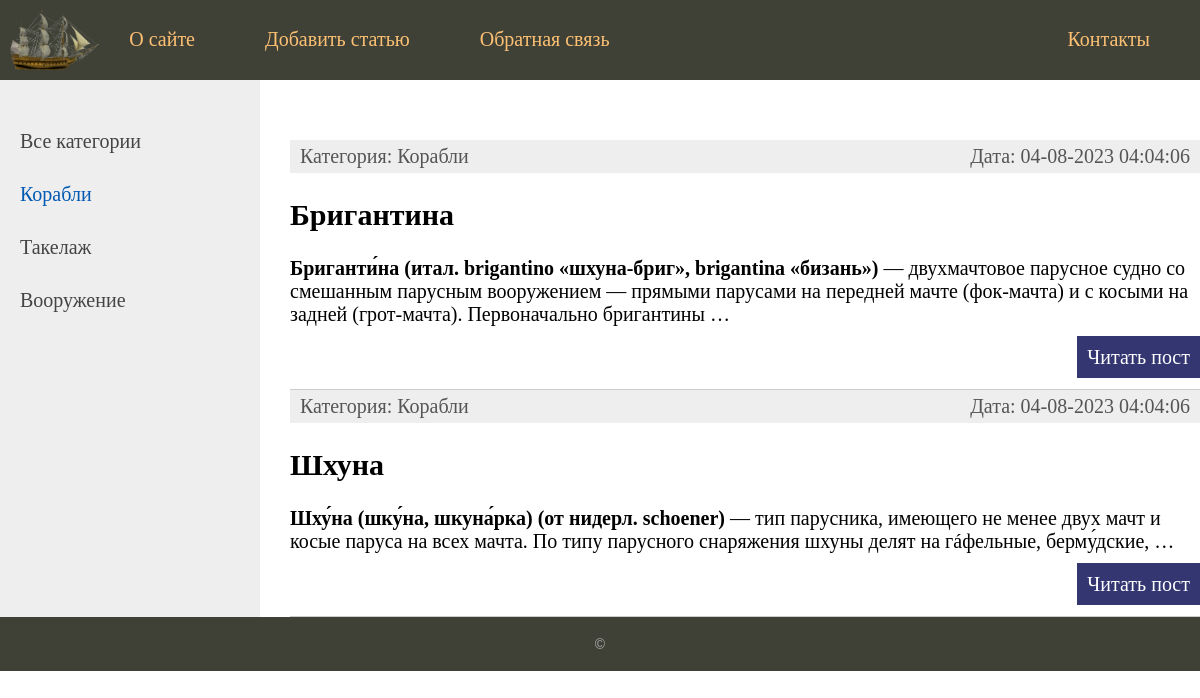
The app's page /category/1/, older data.
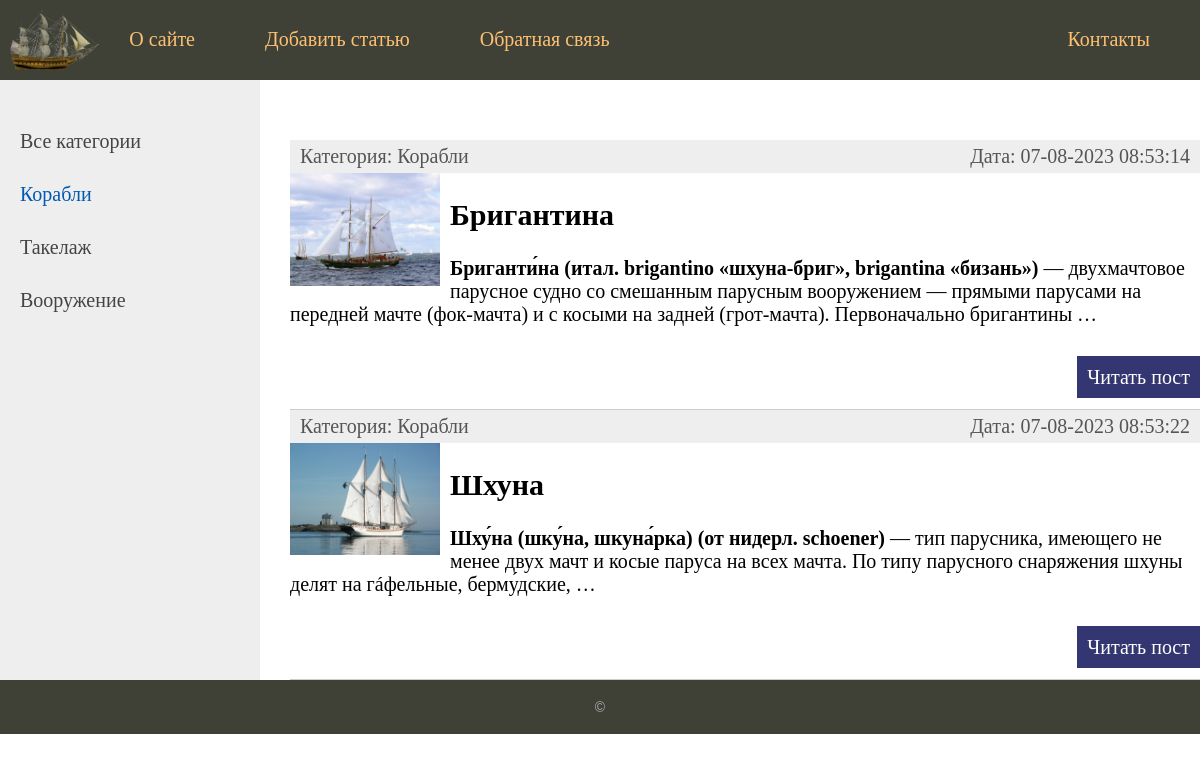
The same page, newer data.
### wiki/models.py (models this page shows, shortened)
class Category (models.Model):
    name = models.CharField(max_length=100, db_index=True, verbose_name='Категория')
    def __str__(self):
        return self.name
    def get_absolute_url(self):
        return reverse('category', kwargs={'cat_id': self.pk})
    class Meta:
        verbose_name = 'Категорию'
        verbose_name_plural = 'Категории'
        ordering = ['id']

class Wiki(models.Model):
    title = models.CharField(max_length=255, verbose_name='Заголовок')
    content = models.TextField(blank=True, verbose_name='Текст статьи')
    photo = models.ImageField(upload_to="photos/%Y/%m/%d/", verbose_name='Фото')
    time_create = models.DateTimeField(auto_now_add=True, verbose_name='Время создания')
    time_update = models.DateTimeField(auto_now=True, verbose_name='Время изменения')
    is_published = models.BooleanField(default=True, verbose_name='Публикация')
    cat = models.ForeignKey('Category', on_delete=models.PROTECT, null=True, verbose_name='Категория')
    def get_absolute_url(self):
        return reverse('post', kwargs={'post_id': self.pk})
    class Meta:
        verbose_name = 'База знаний'
        verbose_name_plural = 'База знаний'
        ordering = ['time_create', 'title']

### wiki/views.py (the view)
# urls.py: path('category/<int:cat_id>/', show_category, name='category'),
def show_category(request, cat_id):
    posts = Wiki.objects.filter(cat_id=cat_id)
    if len(posts) ==0:
        raise Http404()
    context = {
        'posts': posts,
        'menu': menu,
        'title': 'Главная страница',
        'cat_selected': cat_id,
    }
    return render(request, 'wiki/index.html', context=context)

### wiki/templatetags/wiki_tags.py (called while the page is built)
@register.inclusion_tag('wiki/list_categories.html')
def show_categories(sort=None, cat_selected=0):
    if not sort:
        cats = Category.objects.all()
    else:
        cats = Category.objects.order_by(sort)
    return {'cats': cats, 'cat_selected':cat_selected}

### wiki/templates/wiki/index.html (shortened to what this page needs)
{% extends 'wiki/base.html' %}
{% block content %}
<ul class="list-articles">
		{% for p in posts %}
				<li>
					<div class="article-panel">
						<p class="first">Категория: {{ p.cat }}</p>
						<p class="last">Дата: {{ p.time_update|date:"d-m-Y H:i:s" }}</p>
					</div>
					{% if p.photo %}
						<img class="img-article-left thumb" src="{{p.photo.url}}">
					{% endif %}
					<h2>{{p.title}}</h2>
		{% autoescape off %}
		{{p.content|linebreaks|truncatewords:30}}
		{% endautoescape %}
				<p class="link-read-post"><a href="{{ p.get_absolute_url }}">Читать пост</a></p>
				</li>
		{% endfor %}
</ul>
{% endblock %}

### wiki/templates/wiki/base.html (shortened to what this page needs)
{% load static %}
{% load wiki_tags %}
<!DOCTYPE html>
<html lang="en">
<head>
    <link type="text/css" href="{% static 'wiki/css/styles.css' %}" rel="stylesheet"/>
</head>
<body>
<div class="app-container">
{% block mainmenu %}
		<div class="header">
            <div class="logo-container"><a href="{% url 'home' %}"><img class="logo" src="{% static 'wiki/images/logo.png' %}"/></a></div>
			<ul id="mainmenu" class="mainmenu">
{% for m in menu %}
	{% if not forloop.last %}
			<li><a href="{% url m.url_name %}">{{m.title}}</a></li>
	{% else %}
			<li class="last"><a href="{% url m.url_name %}">{{m.title}}</a></li>
	{% endif %}
{% endfor %}
			</ul>
		</div>
{% endblock mainmenu %}
<div class="container">
    <div class="table-content">
        <div valign="top" class="left-chapters">
            <ul id="leftchapters">
            {% if cat_selected == 0 %}
                <li class="selected">Все категории</li>
            {% else %}
                    <li><a href="{% url 'home' %}">Все категории</a></li>
            {% endif %}
            {% show_categories  cat_selected=cat_selected %}
            </ul>
        </div>
    </div>
    <div class="content-text">
        {% block content %}
        {% endblock %}
    </div>
</div>
    <div id="footer">
		<p>&copy;</p>
	</div>
    </div>
</body>
</html>

### wiki/templates/wiki/list_categories.html
{% for c in cats %}
    {% if c.pk == cat_selected %}
        <li class="selected">{{c.name}}</li>
    {% else %}
         <li><a href="{{ c.get_absolute_url }}">{{c.name}}</a></li>
    {% endif %}
{% endfor %}

### wiki/static/wiki/css/styles.css (style rules this page uses)
html, body { margin: 0; padding: 0; }
body { background-color: #fff; display: flex; justify-content: center; }
.app-container { min-width: 800px; max-width: 1200px; min-height: 100vh; height: 100%; }
a { color: #0059b2; text-decoration: none; }
img { max-width: 600px; height: auto; }
img.img-article-left { max-width: 300px; height: auto; float: left; padding: 0 10px 10px 0; }
img.img-article-left.thumb { max-width: 150px; height: auto; }
p.link-read-post { text-align: right; }
p.link-read-post a { padding: 10px; min-width: 100px; background: #333671; color: #fff; text-decoration: none; }
div.article-panel { background: #eee; padding: 5px 10px 5px 10px; box-sizing: border-box; overflow: hidden; color: #555; }
div.article-panel p.first { margin: 0; float: left; }
div.article-panel p.last { margin: 0; float: right; }
ul.list-articles { list-style: none; margin: 0; padding: 0; }
ul.list-articles li { border-bottom: 1px solid #ccc; }
.header { background: #3F4137; height: 60px; display: flex; padding: 10px 10px; }
.logo-container { width 60px; }
.logo { height: 60px; }
ul.mainmenu { width: 100%; list-style: none; margin: 0; padding: 0; height: 60px; color: #fdc073; font-size: 20px; overflow: hidden; }
ul.mainmenu li { float: left; margin: 18px 40px 0 30px; }
ul.mainmenu li.last { float: right; }
ul.mainmenu li a { color: #fdc073; text-decoration: none; }
.container { display: flex; }
.table-content { min-height: 100%; }
.left-chapters { margin: 0; background: #eee; min-height: 100%; }
.left-chapters ul { width: 230px; min-height: 100%; margin: 0; padding: 20px 10px 10px 20px; list-style: none; font-size: 20px; }
.left-chapters ul li { margin: 30px 0 0 0; color: #999; }
.left-chapters ul li.selected { color: #0059b2; }
.left-chapters ul li a { color: #444; text-decoration: none; }
.content-text { margin: 60px 0 0 30px; color: #000; font-size: 20px; font-family: Yandex Sans Display Light; }
#footer { box-sizing: border-box; text-align: center; background: #3F4137; padding: 5px; color: #aaa; font-size: 14px; font-family: Verdana, Geneva, Arial, Helvetica; overflow: hidden; }

Row changes from the older to the newer data that the page shows:
changed Wiki "Бригантина": time_update "04-08-2023 04:04:06" → "07-08-2023 08:53:14"; photo: picture added
changed Wiki "Шхуна": time_update "04-08-2023 04:04:06" → "07-08-2023 08:53:22"; photo: picture added
